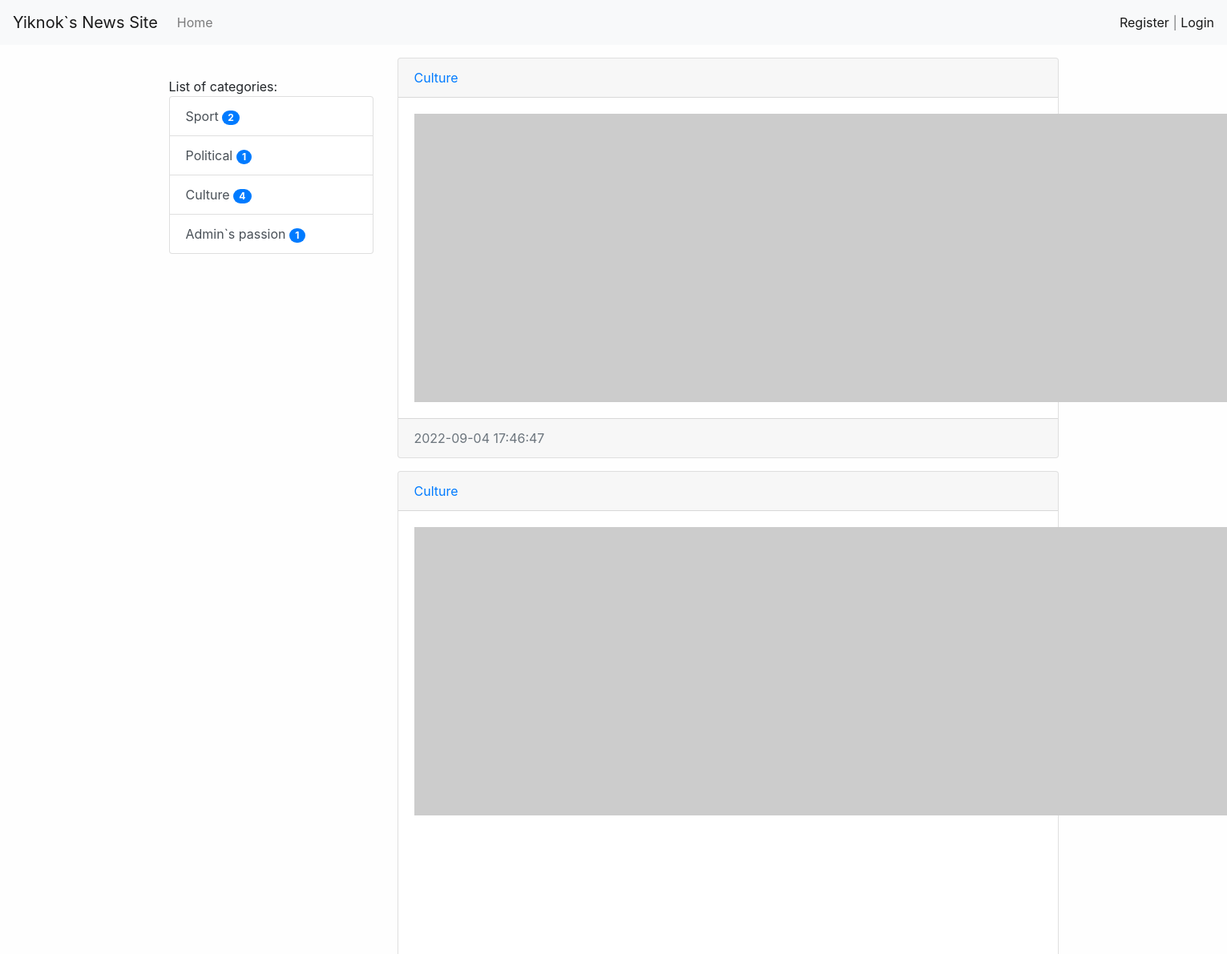
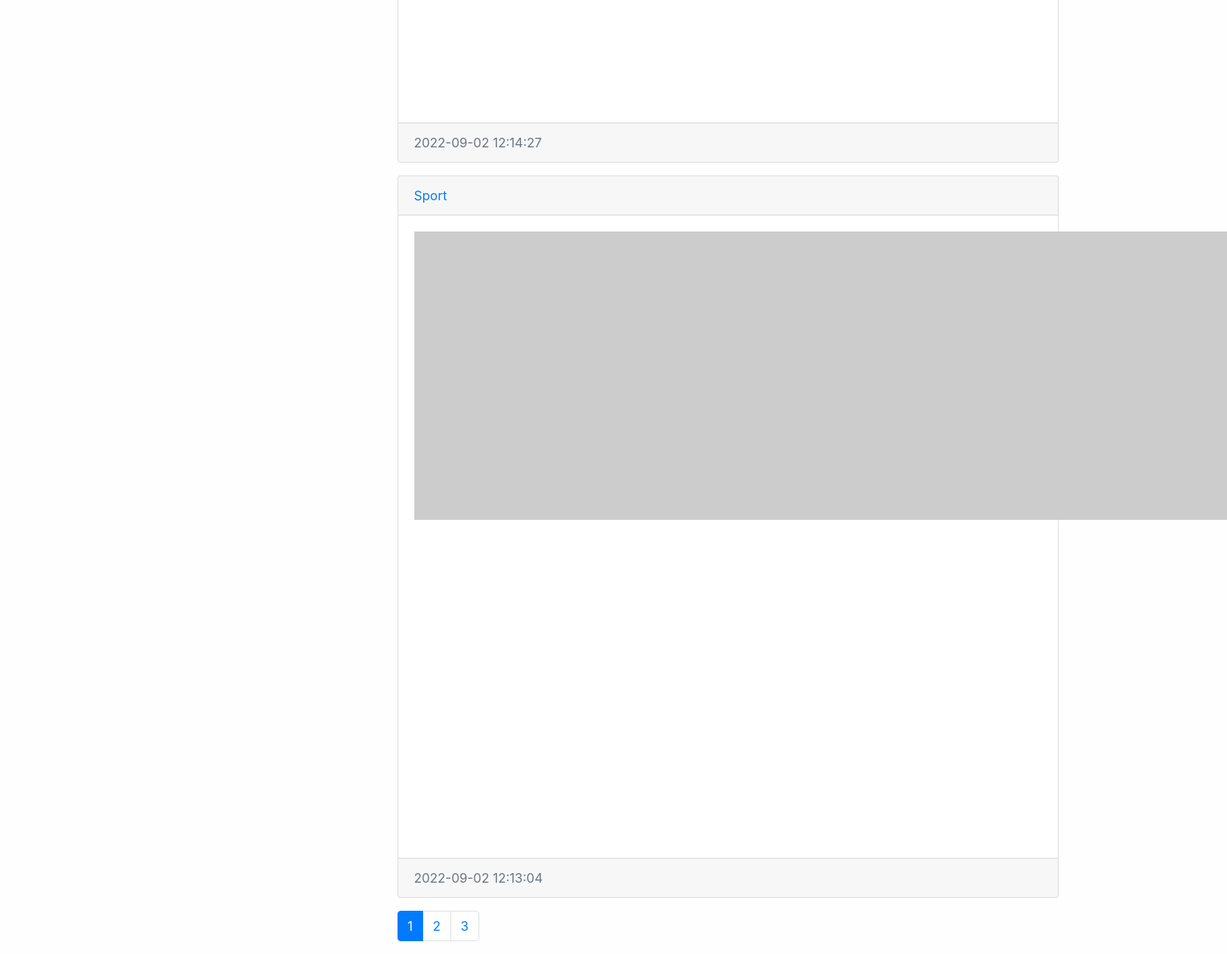
/, run on an earlier commit of the app's database (2 pictures, top to bottom).
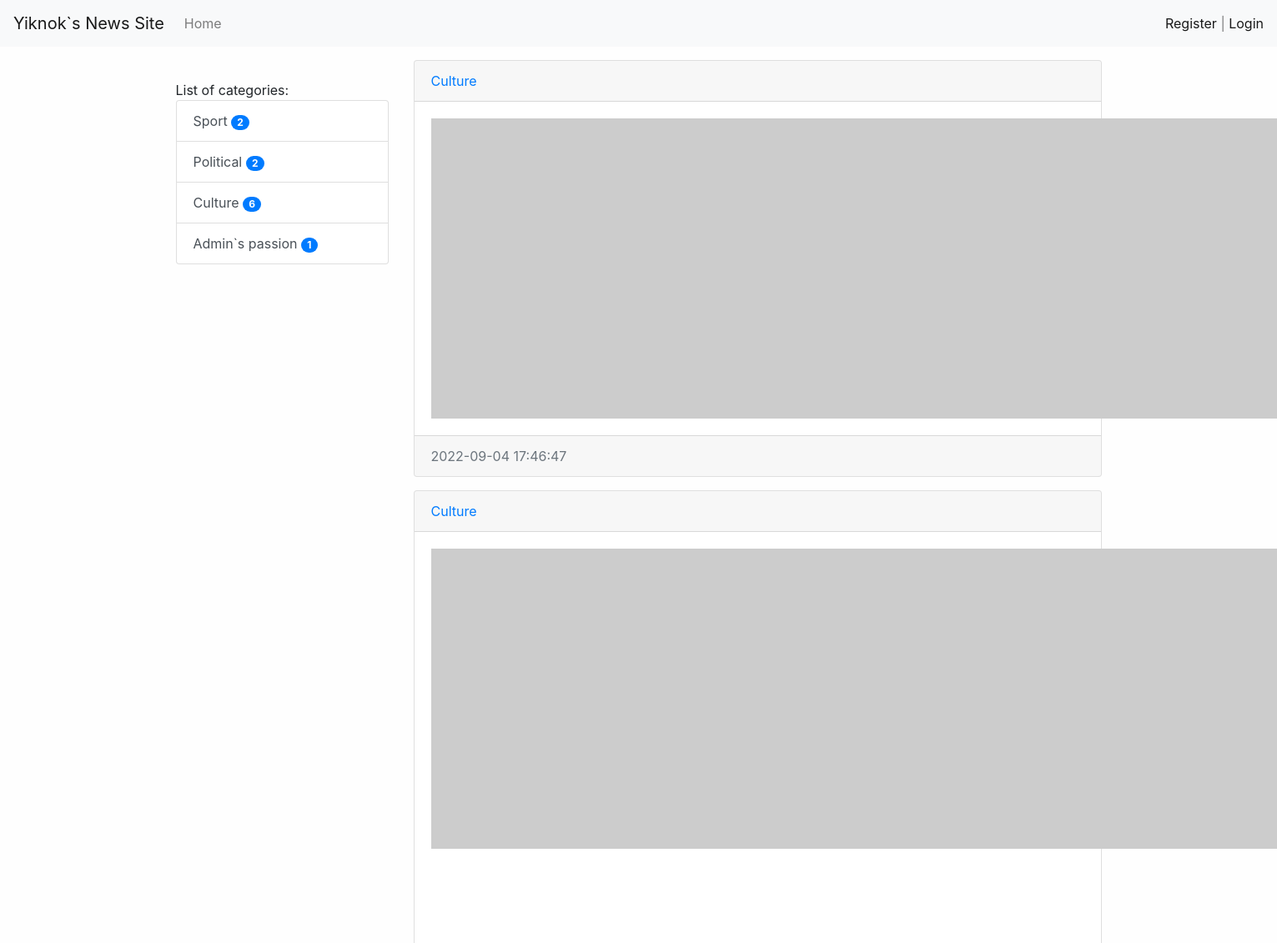
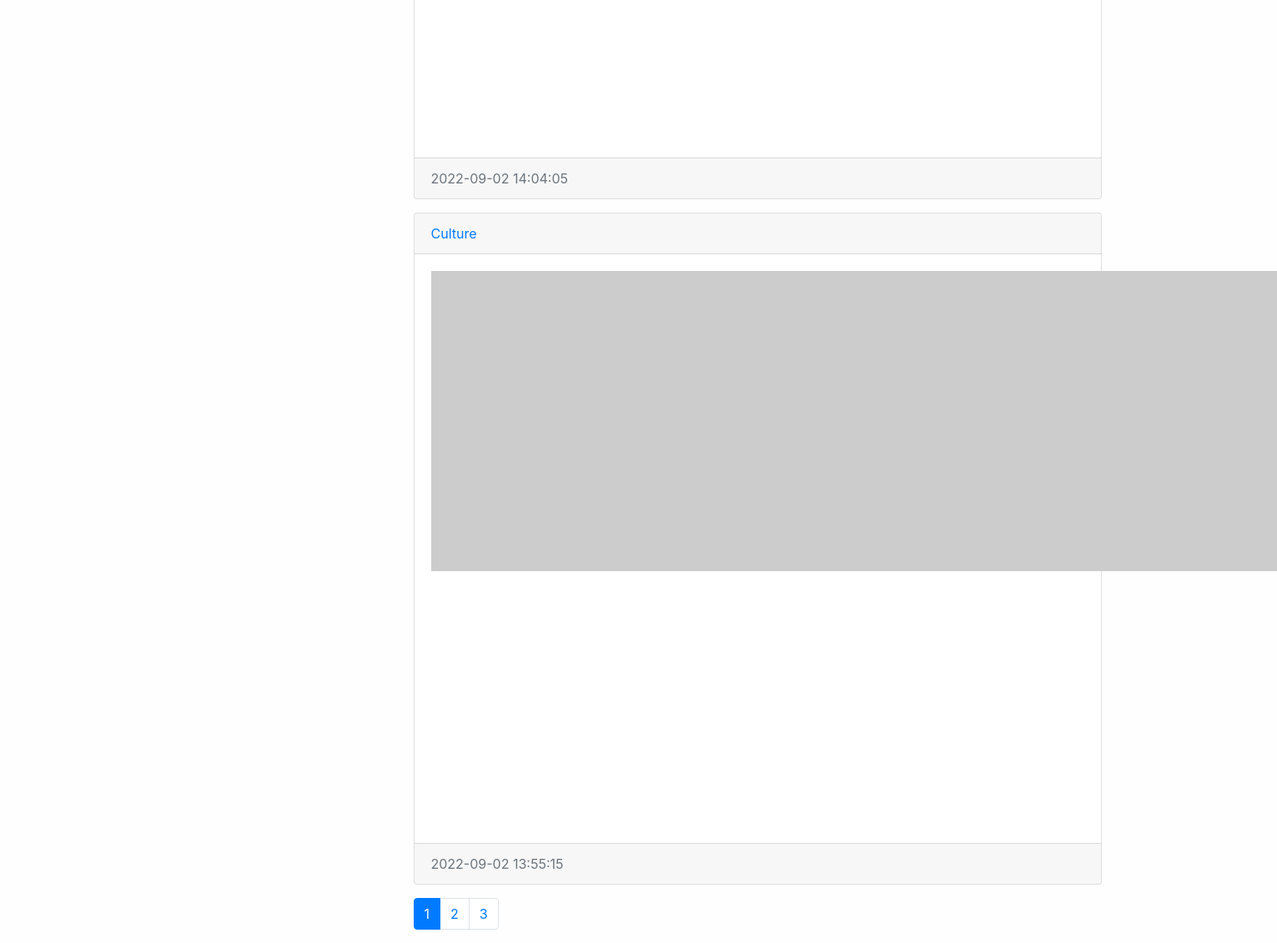
And on a later commit of the database (2 pictures, top to bottom).
### news/models.py (models this page shows, shortened)
class Category(models.Model):
    title = models.CharField(max_length=150, db_index=True, verbose_name='Category title')
    def get_absolute_url(self):
        return reverse('category',kwargs={'category_id':self.pk})
    class Meta:
        verbose_name = 'Category'
        verbose_name_plural = 'Categories'
        ordering = ['title']

class News(models.Model):
    title = models.CharField(max_length=150, verbose_name='News Title')
    content = models.TextField(blank=True, verbose_name='News Content')
    created_at = models.DateTimeField(auto_now_add=True, verbose_name='Created At:')
    updated_at = models.DateTimeField(auto_now=True, verbose_name='Last Update:')
    photo = models.ImageField(upload_to='photos/%Y/%m/%d', blank=True, verbose_name='Photo')
    is_published=models.BooleanField(default=True,verbose_name='Published')
    category = models.ForeignKey('Category', on_delete=models.PROTECT, verbose_name='News Category')
    views = models.IntegerField(default=0)
    def get_absolute_url(self):
        return reverse('view_news',kwargs={'pk':self.pk})
    class Meta:
        verbose_name = 'News'
        verbose_name_plural = 'News'
        ordering = ['-created_at']

### news/views.py (the view)
# urls.py: path('', HomeNews.as_view(), name='home'),
class HomeNews(MyMixin, ListView):
    model = News
    template_name = 'news/class_index.html'
    context_object_name = 'news'
    paginate_by = 3
    def get_context_data(self, *, object_list=None, **kwargs):
        context = super().get_context_data(**kwargs)
        context['title'] = self.get_upper('Home page')
        return context
    def get_queryset(self):
        return News.objects.filter(is_published=True).select_related('category')

### news/templatetags/news_tags.py (called while the page is built)
@register.simple_tag()
def get_categories():
    return Category.objects.all()

@register.inclusion_tag('news/list_categories.html')
def show_categories(arg1, arg2):
    categories = Category.objects.annotate(cnt=Count('news',filter=F('news__is_published'))).filter(cnt__gt=0)
    return {'categories': categories, 'arg1': arg1, 'arg2': arg2}

### news/utils.py (called while the page is built)
    def get_upper(self, string):
        if isinstance(string, str):
            return string.upper()
        else:
            return string.title.upper()

### news/templates/news/class_index.html (shortened to what this page needs)
{% extends 'base.html' %}
{%block sidebar%}
{%include 'inc/_sidebar.html'%}
{%endblock%}
{%block content%}
{% for item in news%}
<div class="card mb-3">
    <div class="card-header">
        <a href="{{item.category.get_absolute_url}}">{{item.category.title}}</a>
    </div>
    <div class="card-body">
        <div class="media">
            {%if item.photo%}
            <img src="{{item.photo.url}}" width="360" class="mr-3">
            {%else%}
            <img src="https://picsum.photos/id/1060/360/205?blur=2" class="mr-3">
            {%endif%}
        </div>
    </div>
    <div class="card-footer text-muted">
        {{item.created_at | date:'Y-m-d H:i:s'}}
    </div>
</div>
{%endfor%}
{%endblock%}

### news/templates/news/list_categories.html
<div class="list-group">
    {{arg1}} {{arg2}}
    {%for item in categories%}
    <a href="{{item.get_absolute_url}}" class="list-group-item list-group-item-action">{{item.title}}     <span class="badge badge-primary badge-pill">{{item.cnt}}</span>
</a>
    {%endfor%}
</div>

What changed in the data, as far as the page shows it:
no longer on this page (row unchanged): News: category "Culture", created_at "2022-09-02 12:14:27"
no longer on this page (row unchanged): News: category "Sport", created_at "2022-09-02 12:13:04"
computed for Category "Political": cnt "1" → "2"
computed for Category "Culture": cnt "4" → "6"
now on this page (row edited): News: category "Culture", created_at "2022-09-02 14:04:05"
now on this page (row edited): News: category "Culture", created_at "2022-09-02 13:55:15"
